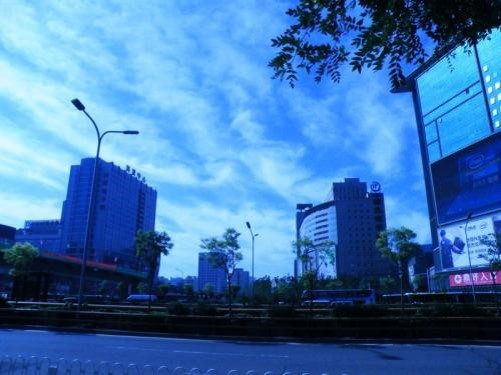
#> input picture hw2/blue.jpeg, 501 x 375 px, found by its file name
$ python hw2.py
#> lines starting #> are read from the running program, lines starting #| are printed output that depends on the picture
#> further down, img is the input picture: shape (375, 501, 3); mean B, G, R 174.9, 118.1, 66.6
import cv2
import numpy as np
import random

def white_balance_1(img):
    '''
    第一种简单的求均值白平衡法
    :param img: cv2.imread读取的图片数据
    :return: 返回的白平衡结果图片数据
    '''
    # 读取图像
    r, g, b = cv2.split(img)
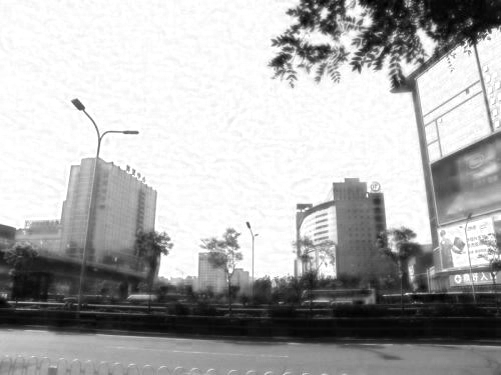
#> r: shape (375, 501); min 0, max 255, mean 174.9
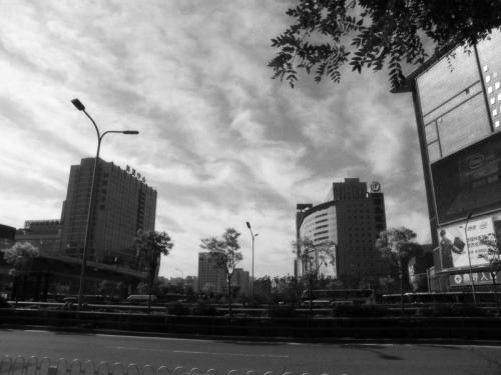
#> g: shape (375, 501); min 0, max 255, mean 118.1
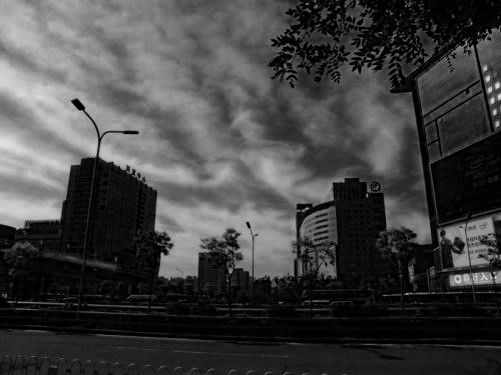
#> b: shape (375, 501); min 0, max 225, mean 66.6
    r_avg = cv2.mean(r)[0]
#> r_avg = 174.9
    g_avg = cv2.mean(g)[0]
#> g_avg = 118.1
    b_avg = cv2.mean(b)[0]
#> b_avg = 66.58
    # 求各个通道所占增益
    k = (r_avg + g_avg + b_avg) / 3
#> k = 119.9
    kr = k / r_avg
#> kr = 0.685
    kg = k / g_avg
#> kg = 1.01
    kb = k / b_avg
#> kb = 1.8
    r = cv2.addWeighted(src1=r, alpha=kr, src2=0, beta=0, gamma=0)
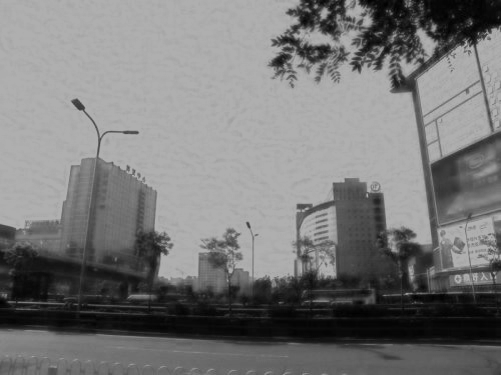
#> r: shape (375, 501); min 0, max 175, mean 119.9
    g = cv2.addWeighted(src1=g, alpha=kg, src2=0, beta=0, gamma=0)
    b = cv2.addWeighted(src1=b, alpha=kb, src2=0, beta=0, gamma=0)
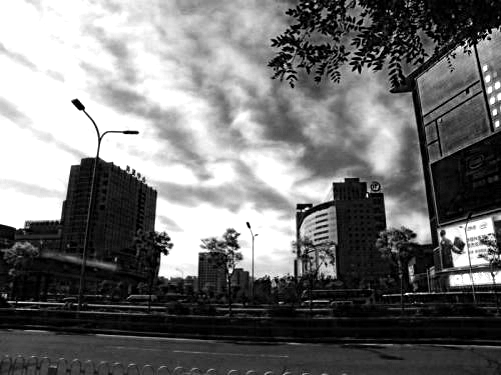
#> b: shape (375, 501); min 0, max 255, mean 114.1
    balance_img = cv2.merge([b, g, r])
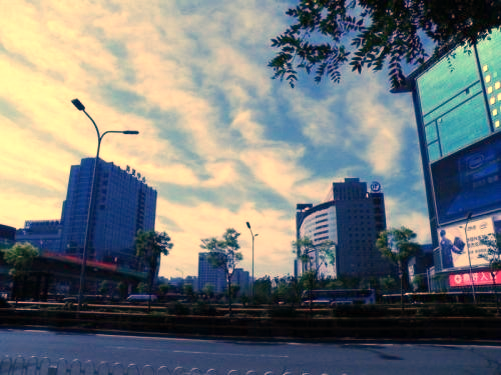
#> balance_img: shape (375, 501, 3); mean R, G, B 114.1, 119.8, 119.9
    return balance_img

'''
img : 原图
img1：均值白平衡法

'''
img = cv2.imread('/Users/nikolas_loujc/Documents/个人/study_work/rw_course/second_sem/cv_ar/hw2/blue.jpeg')
img1 = white_balance_1(img)


cv2.imshow('origin',img)
cv2.imshow('result',img1)
cv2.waitKey(0)
